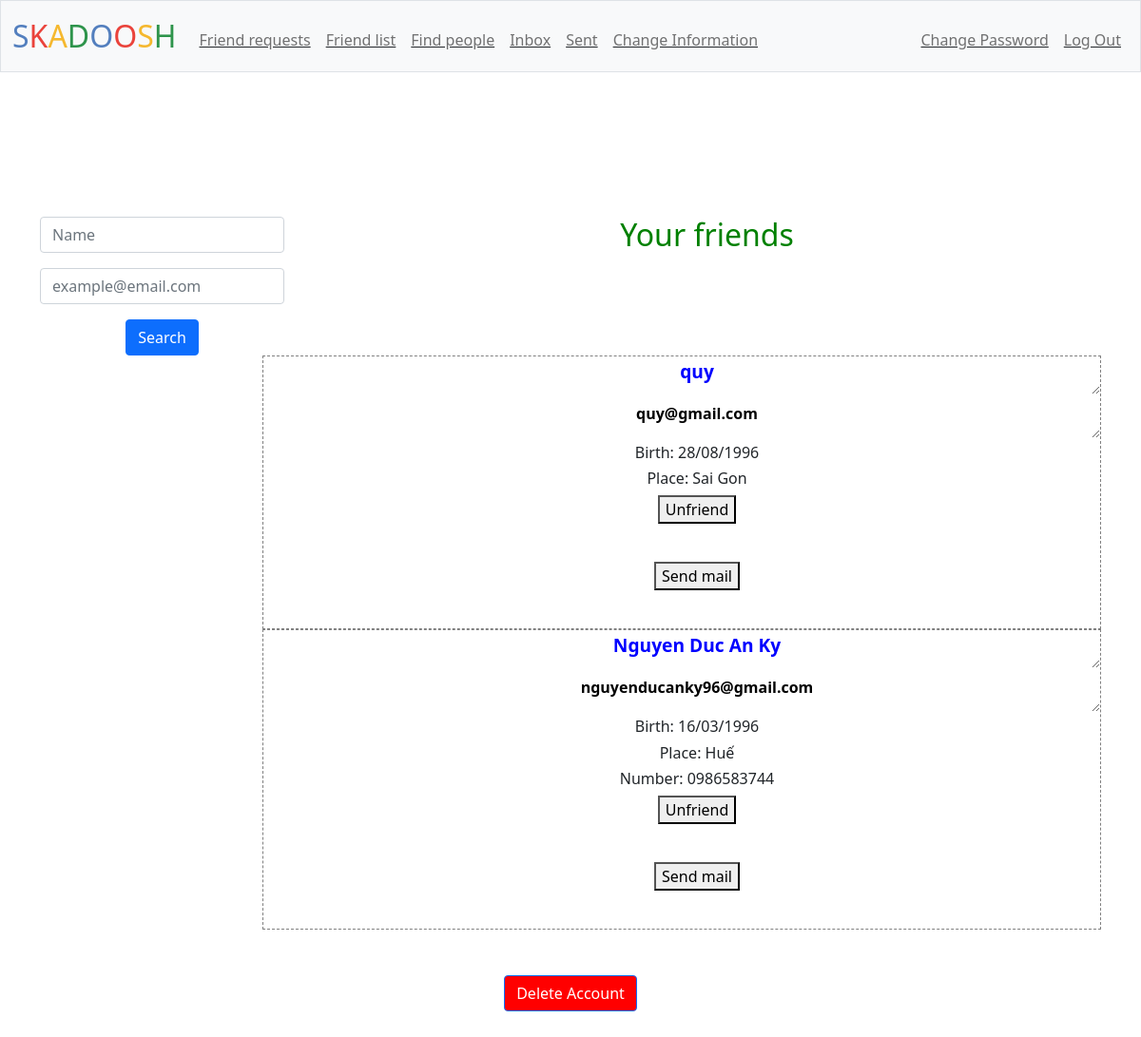
Screenshot of /list (signed in) with the database file from the repository.
### tables this page shows
CREATE TABLE informations (
id INTEGER PRIMARY KEY AUTOINCREMENT NOT NULL,
user_id INTEGER NOT NULL,
name TEXT NOT NULL,
birth TEXT,
place TEXT,
number TEXT,
email TEXT NOT NULL UNIQUE);

### app.py (the view, shortened to what this page needs)
@app.route("/list", methods=["GET", "POST"])
@login_required
@information_required
def list():
    user_id = session['user_id']
    if request.method == "GET":
        rows = db.execute("SELECT * FROM informations JOIN friends ON user_id = host_id OR user_id = friend_id WHERE host_id = ? OR friend_id = ? ORDER BY friends.id DESC", user_id, user_id)
        people = []
        for row in rows:
            if user_id != row['user_id']:
                person = {}
                person['name'] = row['name']
                person['email'] = row['email']
                person['birth'] = row['birth']
                person['place'] = row['place']
                person['number'] = row['number']
                if row['status'] == 'confirmed':
                    person['operation'] = 'Unfriend'
                    person['button'] = 'Send mail'
                if user_id == row['host_id'] and row['status'] == 'unconfirmed':
                    person['operation'] = 'Cancel request'
                if user_id == row['friend_id'] and row['status'] == 'unconfirmed':
                    person['operation'] = 'Accept'
                people.append(person)
        return render_template("list.html", people=people)

### app.py (called while the page is built)
@app.after_request
def after_request(response):
    response.headers["Cache-Control"] = "no-cache, no-store, must-revalidate"
    response.headers["Expires"] = 0
    response.headers["Pragma"] = "no-cache"
    return response

### helpers.py (called while the page is built)
def login_required(f):
    @wraps(f)
    def decorated_function(*args, **kwargs):
        if session.get("user_id") is None:
            return redirect("/login")
        return f(*args, **kwargs)
    return decorated_function

def information_required(f):
    @wraps(f)
    def decorated_function(*args, **kwargs):
        user_id = session.get("user_id")
        rows = db.execute("SELECT * FROM informations WHERE user_id = ?", user_id)
        if len(rows) == 0:
            message = 'You must provide you informations first!'
            return render_template("information.html", requirement=message)
        return f(*args, **kwargs)
    return decorated_function

### templates/list.html (shortened to what this page needs)
{% extends "layout.html" %}
{% block main %}
<div id="parent">
    <div id="find">
        <form id="search-form" action="/list" method="post">
            <div class="mb-3">
                <input autofocus class="form-control mx-auto w-auto" id="name" name="name" placeholder="Name" type="text">
            </div>
            <div class="mb-3">
                <input class="form-control mx-auto w-auto" id="email" name="email" placeholder="example@email.com" type="text">
            </div>
            <button class="btn btn-primary" type="submit">Search</button>
        </form>
    </div>
    <h2>Your friends</h2>
    {% for person in people %}
    <div class="result">
        <form action="/add" method="post">
            <ul>
                <li><textarea id="person" name="name" readonly>{{ person["name"] }}</textarea></li>
                <li><textarea id="person-email" name="email" readonly>{{ person["email"] }}</textarea></li>
                {% if person["birth"] %}
                <li><h6>Birth: {{ person["birth"] }}</h6></li>
                {% endif %}
                {% if person["place"] %}
                <li><h6>Place: {{ person["place"] }}</h6></li>
                {% endif %}
                {% if person["number"] %}
                <li><h6>Number: {{ person["number"] }}</h6></li>
                {% endif %}
                <button id="upper-button" type="submit">{{ person["operation"] }}</button>
            </ul>
            <br>
        </form>
        <form action="/send" method="post">
            <ul>
                {% if person["button"] %}
                <button id="lower-button" type="submit">{{ person["button"] }}</button>
                {% endif %}
            </ul>
            <br>
        </form>
    </div>
    </div>
    {% endfor %}
{% endblock %}

### templates/list.html (style rules this page uses)
h2 { text-align: center; color: green; }
#person { color: blue; }
#find { float: left; padding-left: 30px;; }
.result { float: right; width: 75%; margin-right: 30px; border: gray dashed thin; }
ul li { list-style-type: none; }
ul li textarea { text-align: center; width: 100%; height: 40px; background: none; border: none; }
#person { font-size: larger; font-weight: bold; }
#person-email { font-weight: bold; }

### rows the page displays
informations: name "quy", email "quy@gmail.com", birth "28/08/1996", place "Sai Gon", operation "Unfriend", button "Send mail"
informations: name "Nguyen Duc An Ky", email "nguyenducanky96@gmail.com", birth "16/03/1996", place "Huế", number "0986583744", operation "Unfriend", button "Send mail"
